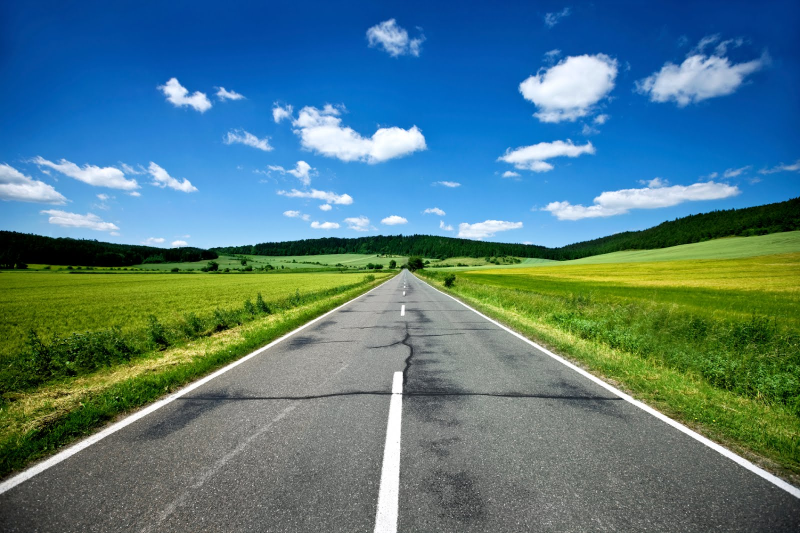
#> input picture opencv/openroad.jpg, 1600 x 1066 px (shown at 1/2 size)
$ python skeleton_ex1.py   (Python 2 division)   (older library calls are emulated)
#> lines starting #> are read from the running program, lines starting #| are printed output that depends on the picture; after the words box and inside, x2 and y2 are one past the last pixel; in counts of white or black regions, pixels touching at a corner belong together
#!/usr/bin/env python
# -*- coding: utf-8 -*-
#Created by Chukwunyere Igbokwe on January 11, 2017 by 12:28 PM

import numpy as np
import matplotlib.pyplot as plt
import scipy as sp
import matplotlib as mpl
import cv2, os, sys


def __find_from_to_xy(img, obj, cfg):
    """ find from pp (x,y) and to pp (x,y) """
    ht, wd, dp = img.shape
    [rho, theta] = obj

    a, b = np.cos(theta), np.sin(theta)
    x0, y0 = a * rho, b * rho

    # y = ax + b
    x1, y1 = int(x0 + 1000 * (-b)), int(y0 + 1000 * (a))
    x2, y2 = int(y0 - 1000 * (-b)), int(y0 - 1000 * (a))

    # boundary check
    x1 = x1 if x1 <= wd else x1 if x1 >= 0 else 0
    x2 = x2 if x2 <= wd else x2 if x2 >= 0 else 0
    y1 = y1 if y1 <= ht else y1 if y1 >= int(ht / 2) else int(ht / 2)
    y2 = y2 if y2 <= ht else ht if y2 >= int(ht / 2) else int(ht / 2)
    return x1, y1, x2, y2


def __find_angle(img, obj, cfg):
    """ angle """
    x1, y1, x2, y2 = __find_from_to_xy(img, obj, cfg)
    dx, dy = x2 - x1, y2 - y1
    angle = np.arctan2(dy, dx) * cfg['filter']['invtheta']
    return angle, x1, y1, x2, y2


def _draw(img, lines, cfg):
    """ draw results """
    for line in lines:
        for obj in line:
            angle, x1, y1, x2, y2 = __find_angle(img, obj, cfg)
            if angle <= cfg['filter']['angle'] and angle >= - cfg['filter']['angle']:
                return img
            cv2.line(img, (x1, y1), (x2, y2), cfg['color']['blue'], 2)
    return img


def skeletonize(image, size, structuring=cv2.MORPH_RECT):
    # determine the area (i.e. total number of pixels in the image),
    # initialize the output skeletonized image, and construct the
    # morphological structuring element
    area = image.shape[0] * image.shape[1]
    skeleton = np.zeros(image.shape, dtype="uint8")
    elem = cv2.getStructuringElement(structuring, size)

    # keep looping until the erosions remove all pixels from the
    # image
    while True:
        # erode and dilate the image using the structuring element
        eroded = cv2.erode(image, elem)
        temp = cv2.dilate(eroded, elem)

        # subtract the temporary image from the original, eroded
        # image, then take the bitwise 'or' between the skeleton
        # and the temporary image
        temp = cv2.subtract(image, temp)
        skeleton = cv2.bitwise_or(skeleton, temp)
        image = eroded.copy()

        # if there are no more 'white' pixels in the image, then
        # break from the loop
        if area == area - cv2.countNonZero(image):
            break

    # return the skeletonized image
    return skeleton

img = cv2.imread('openroad.jpg',0)
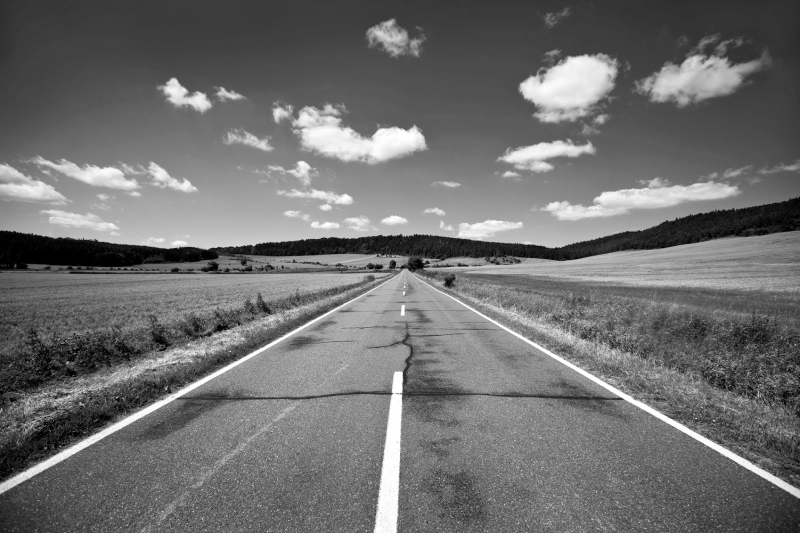
#> img: shape (1066, 1600) (shown at 1/2 size); min 0, max 255, mean 111.1

equ = cv2.equalizeHist(img)
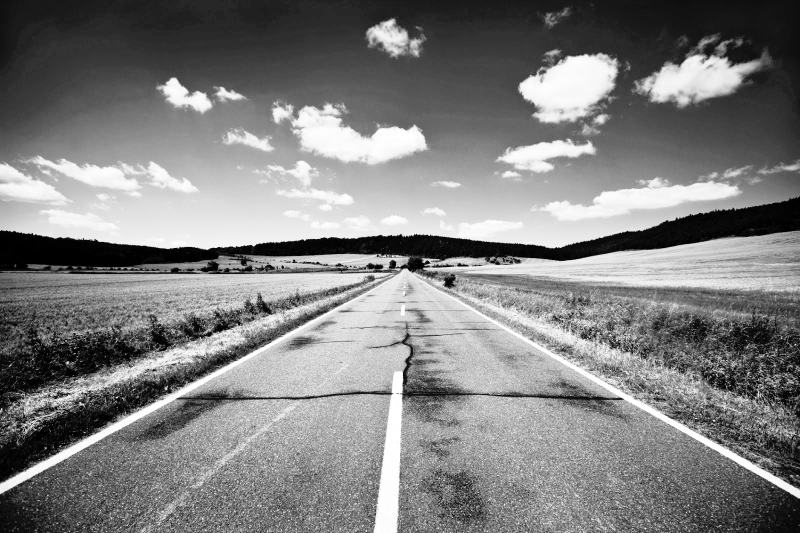
#> equ: shape (1066, 1600) (shown at 1/2 size); min 0, max 255, mean 127.6
blur = cv2.GaussianBlur(equ, (5,5), 0)
ret, thresh = cv2.threshold(blur, 224, 255, cv2.THRESH_BINARY)
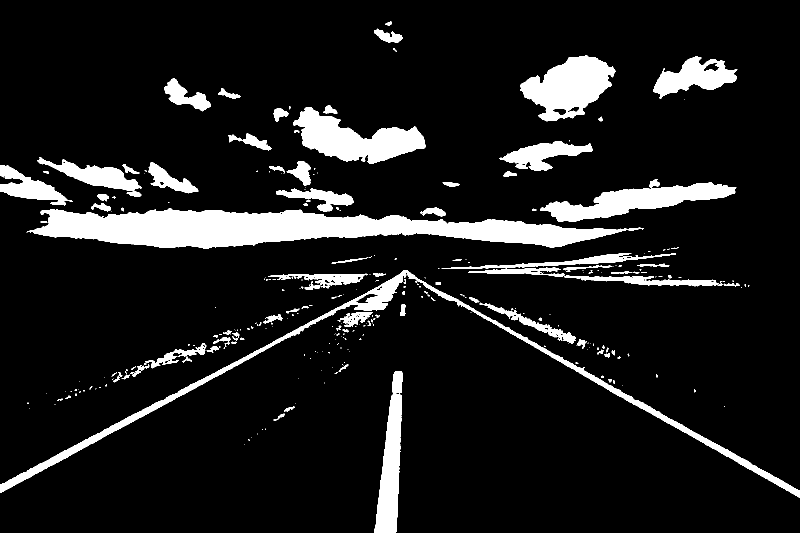
#> thresh: shape (1066, 1600) (shown at 1/2 size); 10.7% white; 296 white regions (198 under 20 px)
contours, hier = cv2.findContours(thresh, cv2.RETR_LIST, cv2.CHAIN_APPROX_SIMPLE)
#> contours = 355 contours, 261 with area under 20; largest, box (x1, y1, x2, y2) and area: (53, 417, 1287, 498) 52873, (0, 540, 1600, 995) 18656, (1041, 111, 1231, 243) 14580, (586, 215, 851, 327) 14508, (1080, 358, 1473, 443) 12908
contour_lines = [cv2.fitLine(cnt, cv2.cv.CV_DIST_L2, 0, 0.01, 0.01) for cnt in contours]
#> contour_lines = 355 items, first 6: [1, 0, 488, 889], [0.23, 0.973, 497.5, 879.5], [1, 0, 503, 875], [0.707, -0.707, 514.5, 867.5], [-4.37e-08, 1, 531, 858.5], [1, 0, 524.5, 858.5]


s = skeletonize(blur,size=(3,3))
#> after the loop in skeletonize, `while True:`: eroded: shape (1066, 1600); every value is 0
ss= skeletonize(thresh,size=(3,3))
#> call 2 of skeletonize, with size = (3, 3), structuring = 0
#> the loop in skeletonize (call 2), `while True:` made 37 passes
#> pass 1, in skeletonize (call 2), `eroded = cv2.erode(image, elem)`:
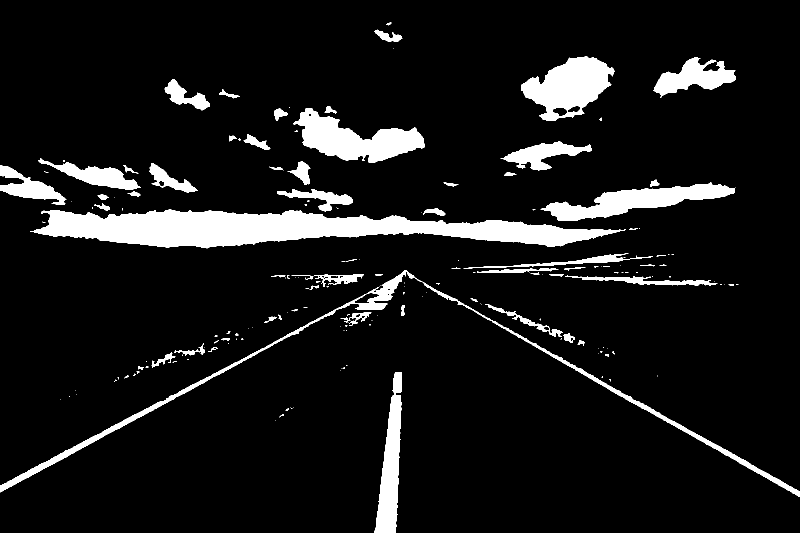
#> eroded: shape (1066, 1600) (shown at 1/2 size); 9.1% white; 180 white regions (113 under 20 px), largest, box (x1, y1, x2, y2) and area: (60, 418, 1252, 497) 50963, (0, 541, 1600, 994) 14610, (587, 216, 850, 326) 13888
#> pass 1, in skeletonize (call 2), `temp = cv2.subtract(image, temp)`:
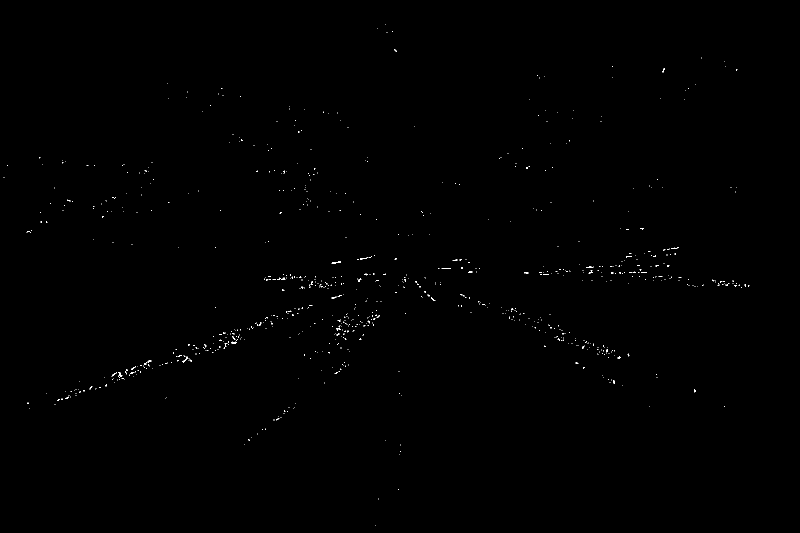
#> temp: shape (1066, 1600) (shown at 1/2 size); 0.19% white in thin lines or dots, all inside (x1, y1, x2, y2) = (6, 49, 1499, 1051)
#> after the loop in skeletonize (call 2), `while True:`:
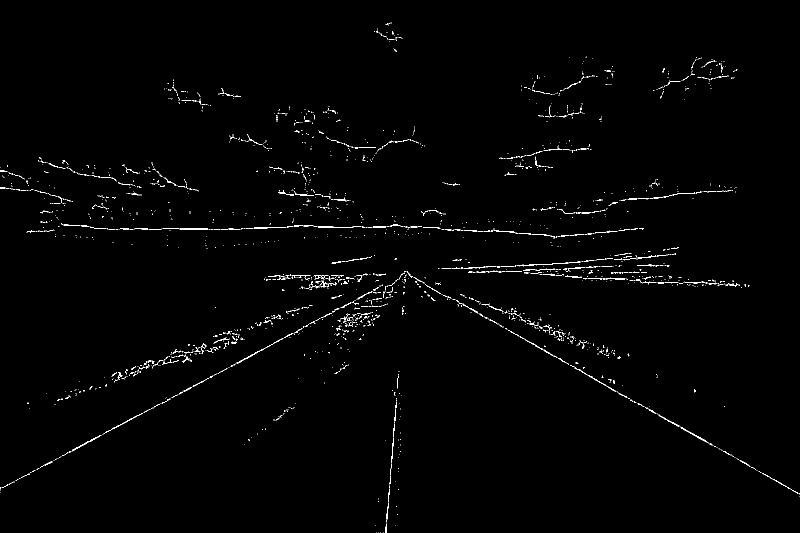
#> skeleton: shape (1066, 1600) (shown at 1/2 size); 0.96% white in thin lines or dots
edges = cv2.Canny(thresh,50,150,apertureSize = 3)
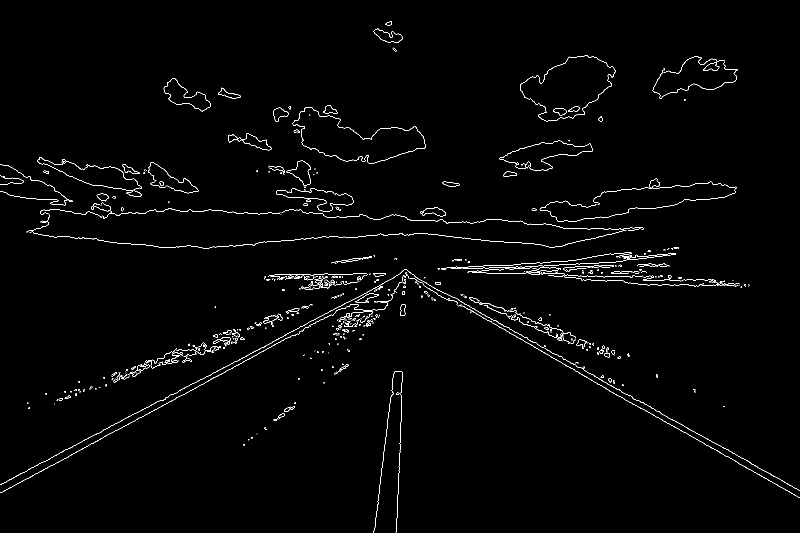
#> edges: shape (1066, 1600) (shown at 1/2 size); 1.4% white in thin lines or dots
minLineLength = 150
maxLineGap = 25
lines = cv2.HoughLinesP(edges,1,np.pi/180,80,minLineLength,maxLineGap)
#> lines = [[1395, 867, 1431, 887], [1382, 872, 1410, 888], [1014, 546, 1042, 546], [976, 546, 1004, 546]]
print lines
#| [[[1395  867 1431  887]]
#|  [[1382  872 1410  888]]
#|  [[1014  546 1042  546]]
#|  [[ 976  546 1004  546]]]
# print lines
# for x1,y1,x2,y2 in lines[0]:
#     cv2.line(img,(x1,y1),(x2,y2),(0,0,255),2)
#
for line in lines:
    for obj in line:
        [x1, y1, x2, y2] = obj
        dx, dy = x2 - x1, y2 - y1
        angle = np.arctan2(dy, dx) * 180 / np.pi
        if angle <= 20 and angle >= - 20:
            # return img
            cv2.line(img, (x1, y1), (x2, y2), (0,0,255), 2)
#> this loop made 4 passes

cv2.imwrite('lanes.jpg',img)

cv2.imshow('skeleton blur',s)
cv2.imshow('skeleton thresh',ss)
cv2.imshow('original', img)
cv2.imshow('equalised histogram',equ)
# cv2.imshow('blurred',blur)
cv2.imshow('threshold',thresh)
cv2.imshow('edges',edges)

cv2.waitKey(0)
cv2.destroyAllWindows()
